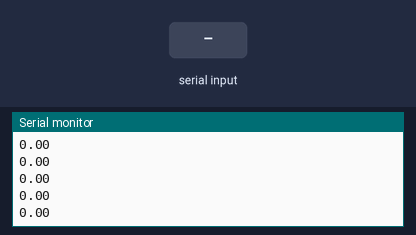
The sketch below on a simulated Arduino Mega 2560, built with avr-gcc and run on an emulated ATmega2560. Shown: the last lines printed to the serial monitor. The test bench sets the inputs (shaded band).

Above: at 5.4 s.
5.5 s: "90,45,200\n" received over the second serial link
At 5.53 s:
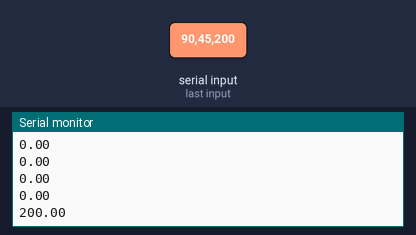
7.0 s: "1,90,45\n" received over the second serial link
At 7.04 s:
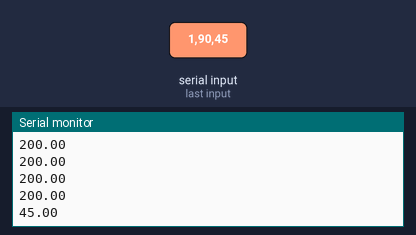
Timing chart, 0 to 10.0 s (numbered marks = the images above; inputs shaded):
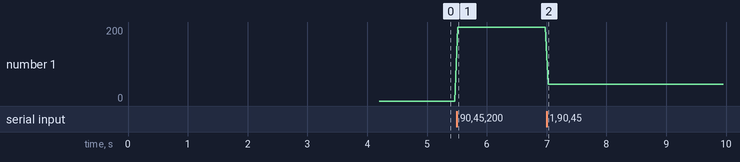

The sketch:

GY25Heading.ino
```cpp
void setup(){
 Serial.begin(115200); // Aktif Serial monitor
 Serial3.begin(115200); // Aktif Serial GY25
 Serial.println("kalibrasi");
 delay(3000);
 // Kalibrasi Tilt
 Serial3.write(0xA5);
 Serial3.write(0x54);
 delay(1000);
 Serial.println("kalibrasi Tilt done");
 // Kalibrasi Heading
 Serial3.write(0xA5);
 Serial3.write(0x55);
 delay(100);
 Serial.println("kalibrasi Heading done");
 // Output ASCII
 Serial3.write(0xA5);
 Serial3.write(0x53);
 delay(100);
}

struct gy25{
 char buffer[50];
 int counter;
 float heading = 0;
 float dHeading = 0;
} cmps;
float Roll,Pitch,Yaw;
unsigned char Re_buf[8],counter=0;

void imusense(){
//  Serial3.write(0xA5);
//  Serial3.write(0x51);//send it for each read
//  while(Serial3.available()) {
//    Re_buf[counter]=(unsigned char)Serial3.read();
//    if(counter==0&&Re_buf[0]!=0xAA) return;
//    counter++;
//    if(counter==8)  // package is complete
//    {
//      counter=0;
//      if(Re_buf[0]==0xAA && Re_buf[7]==0x55)  // data package is correct
//      {
//         Yaw=(int16_t)(Re_buf[1]<<8|Re_buf[2])/100.00;
//         Pitch=(int16_t)(Re_buf[3]<<8|Re_buf[4])/100.00;
//         Roll=(int16_t)(Re_buf[5]<<8|Re_buf[6])/100.00;
//      }
//    }
//    if(abs(Yaw) > 180)
//    {
//      Yaw = (Yaw > 0 ? -180 + (Yaw - 180) : 180 - (Yaw + 180));
//    }
//  }
//  Serial.println(Yaw);

  char tmp; // Variabel temporaryPortone.write(0XA5);
  while(Serial3.available()){
    tmp = Serial3.read();
    cmps.buffer[cmps.counter++] = tmp;
    if (tmp == '\n'){ // Langkah 1
      cmps.buffer[cmps.counter] = 0; // Karakter terminator
      cmps.dHeading = cmps.heading;
      float newHeading = atof(strtok(cmps.buffer+5, ",")); // Langkah 2-4 cmps.counter = 0;

      if(newHeading * cmps.dHeading < 0 && abs(cmps.dHeading) > 90){
        cmps.heading = (newHeading < 0 ? 180 + newHeading : 180 - newHeading); // dapat perbedaan
        cmps.heading = (cmps.dHeading < 0 ? -180 - newHeading : 180 + newHeading); // tambahkan 180 dengan perbedaannya
      } else {
        cmps.heading = newHeading;
      }

      cmps.counter = 0;
    }
  }
}

void loop(){
 // Baca data realtime
 imusense();
 Serial.println(cmps.heading);
 delay(50);
}
```

Measured:
- after the input at 5.5 s, the serial monitor: prints a new line at once (image 1)
- after the input at 7.0 s, the serial monitor: prints a new line at once (image 2)
- plotted number 1: 0 → 200 after the input at 5.5 s, 200 → 45 after the input at 7.0 s
